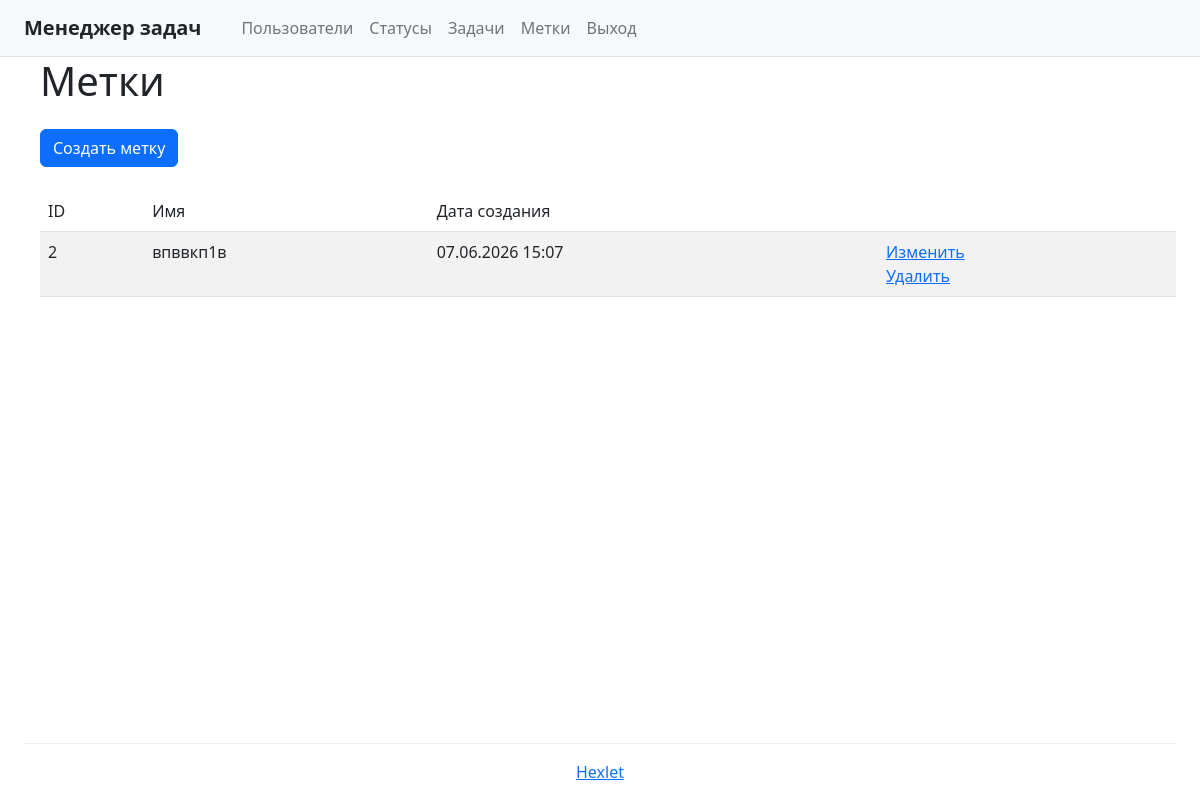
Before: /labels/ (signed in) with the older database file.
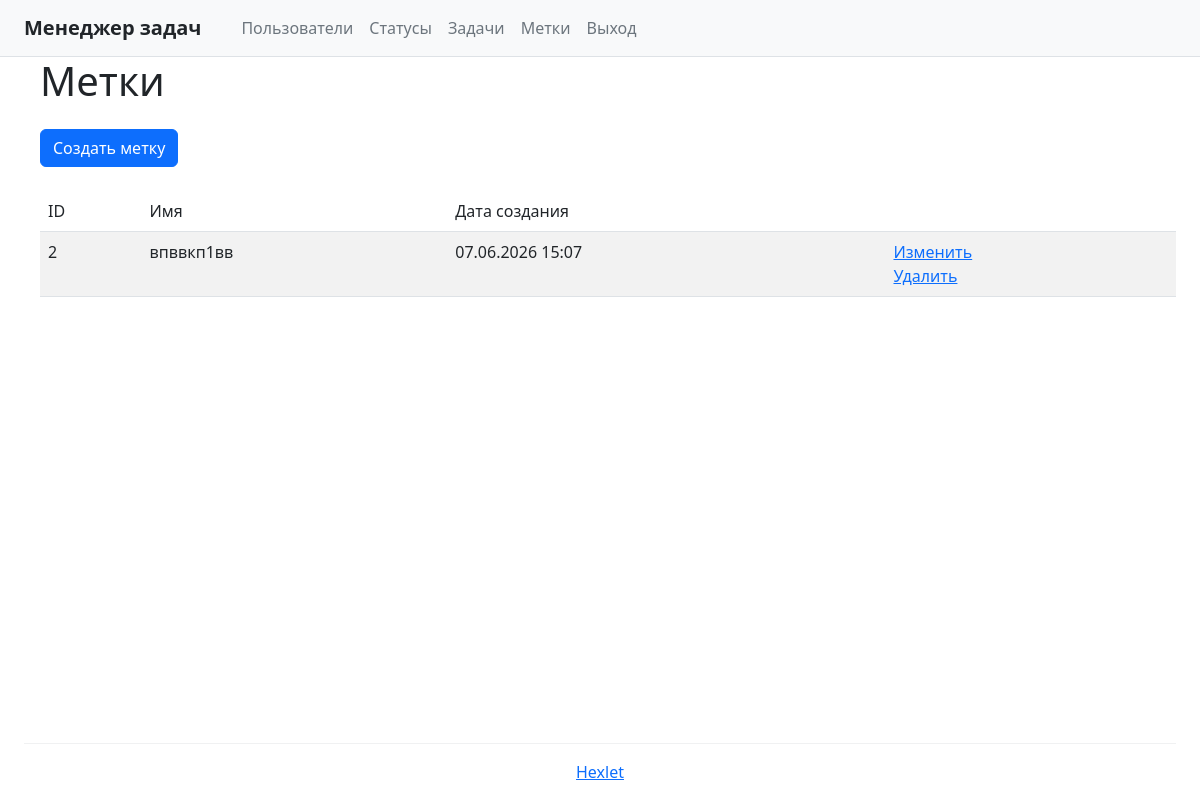
After: the same page with the newer database file.
### task_manager/models.py (models this page shows, shortened)
class Label(models.Model):
    name = models.CharField(max_length=100, unique=True, verbose_name='Имя')
    created_at = models.DateTimeField(auto_now_add=True, verbose_name='Дата создания')
    class Meta:
        verbose_name = 'Метка'
        verbose_name_plural = 'Метки'
        ordering = ['id']

### task_manager/views.py (the view)
# urls.py: path('labels/', LabelListView.as_view(), name='labels'),
class LabelListView(LoginRequiredMixin, ListView):
    model = Label
    template_name = 'labels.html'
    context_object_name = 'labels'

### templates/labels.html
{% extends 'base.html' %}
{% block content %}
<div class="ms-3">
    <h1 class="fw-normal mb-4">Метки</h1>
    <a href="{% url 'label_create' %}" class="btn btn-primary mb-4">Создать метку</a>
    <table class="table table-striped">
        <thead>
            <tr>
                <th class="fw-normal">ID</th>
                <th class="fw-normal">Имя</th>
                <th class="fw-normal">Дата создания</th>
                <th class="fw-normal"></th>
            </tr>
        </thead>
        <tbody>
            {% for label in labels %}
            <tr>
                <td>{{ label.id }}</td>
                <td>{{ label.name }}</td>
                <td>{{ label.created_at|date:"d.m.Y H:i" }}</td>
                <td>
                    <div class="d-flex flex-column">
                        <a href="{% url 'label_update' label.pk %}" class="text-primary text-decoration-underline">Изменить</a>
                        <a href="{% url 'label_delete' label.pk %}" class="text-primary text-decoration-underline">Удалить</a>
                    </div>
                </td>
            </tr>
            {% empty %}
            <tr>
                <td colspan="4" class="text-center">Нет меток</td>
            </tr>
            {% endfor %}
        </tbody>
    </table>
</div>
{% endblock %}

Changed rows visible on the page:
changed Label id 2: name "впввкп1в" → "впввкп1вв"
